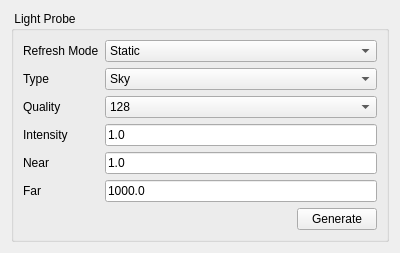
<?xml version="1.0" encoding="UTF-8"?>
<ui version="4.0">
 <class>InspectorGlobalProbe</class>
 <widget class="QWidget" name="InspectorGlobalProbe">
  <property name="geometry">
   <rect>
    <x>0</x>
    <y>0</y>
    <width>400</width>
    <height>240</height>
   </rect>
  </property>
  <property name="windowTitle">
   <string>Form</string>
  </property>
  <layout class="QVBoxLayout" name="verticalLayout">
   <item>
    <widget class="QGroupBox" name="groupBox">
     <property name="title">
      <string> Light Probe</string>
     </property>
     <layout class="QVBoxLayout" name="verticalLayout_2">
      <item>
       <layout class="QGridLayout" name="gridLayout">
        <item row="4" column="0">
         <widget class="QLabel" name="label_5">
          <property name="text">
           <string>Near</string>
          </property>
         </widget>
        </item>
        <item row="3" column="0">
         <widget class="QLabel" name="label_4">
          <property name="text">
           <string>Intensity</string>
          </property>
         </widget>
        </item>
        <item row="1" column="0">
         <widget class="QLabel" name="label_2">
          <property name="text">
           <string>Type</string>
          </property>
         </widget>
        </item>
        <item row="0" column="0">
         <widget class="QLabel" name="label">
          <property name="text">
           <string>Refresh Mode</string>
          </property>
         </widget>
        </item>
        <item row="2" column="0">
         <widget class="QLabel" name="label_3">
          <property name="text">
           <string>Quality</string>
          </property>
         </widget>
        </item>
        <item row="3" column="1">
         <widget class="QLineEdit" name="m_pIntensityEdit">
          <property name="text">
           <string>1.0</string>
          </property>
         </widget>
        </item>
        <item row="0" column="1">
         <widget class="QComboBox" name="m_pRefreshModeCB">
          <item>
           <property name="text">
            <string>Static</string>
           </property>
          </item>
          <item>
           <property name="text">
            <string>Dynamic</string>
           </property>
          </item>
         </widget>
        </item>
        <item row="2" column="1">
         <widget class="QComboBox" name="m_pQualityCB">
          <item>
           <property name="text">
            <string>128</string>
           </property>
          </item>
          <item>
           <property name="text">
            <string>256</string>
           </property>
          </item>
          <item>
           <property name="text">
            <string>512</string>
           </property>
          </item>
          <item>
           <property name="text">
            <string>1024</string>
           </property>
          </item>
          <item>
           <property name="text">
            <string>2048</string>
           </property>
          </item>
         </widget>
        </item>
        <item row="1" column="1">
         <widget class="QComboBox" name="m_pTypeCB">
          <item>
           <property name="text">
            <string>Sky</string>
           </property>
          </item>
          <item>
           <property name="text">
            <string>Local</string>
           </property>
          </item>
          <item>
           <property name="text">
            <string>Custom</string>
           </property>
          </item>
         </widget>
        </item>
        <item row="5" column="0">
         <widget class="QLabel" name="label_6">
          <property name="text">
           <string>Far</string>
          </property>
         </widget>
        </item>
        <item row="4" column="1">
         <widget class="QLineEdit" name="m_pNearEdit">
          <property name="text">
           <string>1.0</string>
          </property>
         </widget>
        </item>
        <item row="5" column="1">
         <widget class="QLineEdit" name="m_pFarEdit">
          <property name="text">
           <string>1000.0</string>
          </property>
         </widget>
        </item>
       </layout>
      </item>
      <item>
       <layout class="QHBoxLayout" name="horizontalLayout">
        <item>
         <spacer name="horizontalSpacer">
          <property name="orientation">
           <enum>Qt::Horizontal</enum>
          </property>
          <property name="sizeHint" stdset="0">
           <size>
            <width>40</width>
            <height>20</height>
           </size>
          </property>
         </spacer>
        </item>
        <item>
         <widget class="QPushButton" name="m_pGenerateButton">
          <property name="text">
           <string>Generate</string>
          </property>
         </widget>
        </item>
       </layout>
      </item>
     </layout>
    </widget>
   </item>
   <item>
    <spacer name="verticalSpacer">
     <property name="orientation">
      <enum>Qt::Vertical</enum>
     </property>
     <property name="sizeHint" stdset="0">
      <size>
       <width>20</width>
       <height>40</height>
      </size>
     </property>
    </spacer>
   </item>
  </layout>
 </widget>
 <resources/>
 <connections>
  <connection>
   <sender>m_pGenerateButton</sender>
   <signal>clicked()</signal>
   <receiver>InspectorGlobalProbe</receiver>
   <slot>valueChanged()</slot>
   <hints>
    <hint type="sourcelabel">
     <x>345</x>
     <y>155</y>
    </hint>
    <hint type="destinationlabel">
     <x>234</x>
     <y>0</y>
    </hint>
   </hints>
  </connection>
 </connections>
 <slots>
  <slot>valueChanged()</slot>
 </slots>
</ui>
